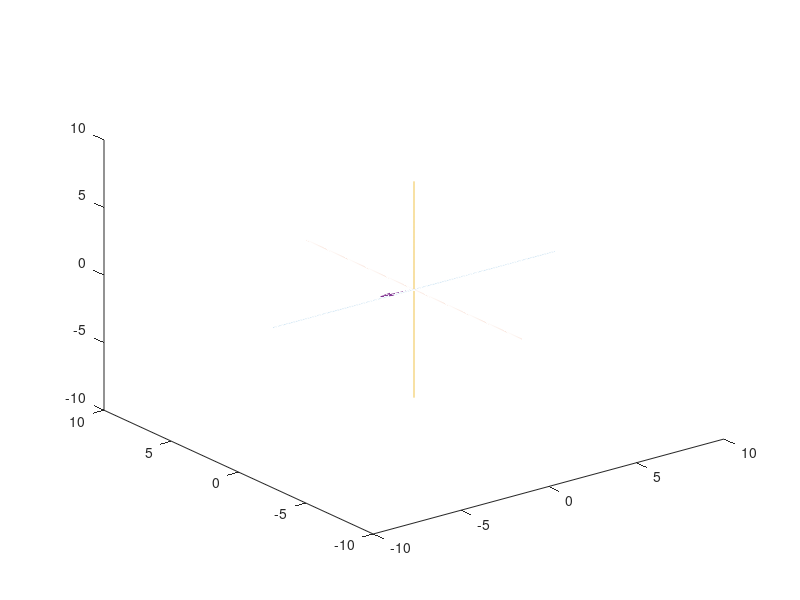

This chart was generated by the following MATLAB code: (Note: this script raises an error after producing the figure.)
clearvars -except m
Data = csvread('LeftArmMotionData.csv', 1,0);

Time = Data(1:end, 1);
Size = length(Time);
%--------------------------------------------------------------------------
%Arm_1 Vector Length
Arm_1 = Data(1:end, 2);

%Arm_2 Vector Length
Arm_2 = Data(1:end, 5);

%Arm_3 Vector Length
Arm_3 = Data(1:end, 8);


%--------------------------------------------------------------------------

%Arm 1------------------------------------------
%Phi Angle Setter
Upper_Arm_Phi = pi/180*Data(1:end, 3);
[UAPmax, Upper_Arm_Phi_max] = max(Upper_Arm_Phi);
[UAPmin, Upper_Arm_Phi_min] = min(Upper_Arm_Phi);

%Theta Angle Setter
Upper_Arm_Theta = pi/180*Data(1:end, 4);
[UATmax, Upper_Arm_Theta_max] = max(Upper_Arm_Theta);
[UATmin, Upper_Arm_Theta_min] = min(Upper_Arm_Theta);

%Arm 2------------------------------------------
%Phi Angle Setter
Forearm_Phi = pi/180*Data(1:end, 6);
[FPmax, Forearm_Phi_max] = max(Forearm_Phi);
[FPmin, Forearm_Phi_min] = min(Forearm_Phi);

%Theta Angle Setter
Forearm_Theta = pi/180*Data(1:end, 7);
[FTmax, Forearm_Theta_max] = max(Forearm_Theta);
[FTmin, Forearm_Theta_min] = min(Forearm_Theta);

%Arm 3------------------------------------------
%Phi Angle Setter
Hand_Phi = pi/180*Data(1:end, 9);
[HPmax, Hand_Phi_max] = max(Forearm_Theta);
[HPmin, Hand_Phi_min] = min(Forearm_Theta);

%Theta Angle Setter
Hand_Theta = pi/180*Data(1:end, 10);
[HTmax, Hand_Theta_max] = max(Forearm_Theta);
[HTmin, Hand_Theta_min] = min(Forearm_Theta);





%--------------------------------------------------------------------------
%Conversion from Spherical to Rectangular Coordinates 
%Arm 1
x_1 = Arm_1.*sin(Upper_Arm_Phi).*cos(Upper_Arm_Theta);
y_1 = Arm_1.*sin(Upper_Arm_Phi).*sin(Upper_Arm_Theta);
z_1 = Arm_1.*cos(Upper_Arm_Phi);

%Arm 2
x_2 = Arm_2.*sin(Forearm_Phi).*cos(Forearm_Theta);
y_2 = Arm_2.*sin(Forearm_Phi).*sin(Forearm_Theta);
z_2 = Arm_2.*cos(Forearm_Phi);

%Arm 3
x_3 = Arm_3.*sin(Hand_Phi).*cos(Hand_Theta);
y_3 = Arm_3.*sin(Hand_Phi).*sin(Hand_Theta);
z_3 = Arm_3.*cos(Hand_Phi);


%--------------------------------------------------------------------------
%Line/Axis Plots 
t1a = -8:.01:8;
t1b = 0*t1a;
t1c = 0*t1a;

t2b = -8:.01:8;
t2a = 0*t2b;
t2c = 0*t2b;

t3c = -8:.01:8;
t3a = 0*t3c;
t3b = 0*t3c;

%--------------------------------------------------------------------------
%Graphing loop
for j = 1:Size
    %Plot Axes
    plot3(t1a, t1b, t1c);
    hold on
    plot3(t2a, t2b, t2c);
    hold on
    plot3(t3a, t3b, t3c);
    hold on
    
    %Coordinate Set
    %Arm 1
    x2_begin_1 = 0;
    y2_begin_1 = 0;
    z2_begin_1 = 0;
    
    x2_1 = x_1(j);
    y2_1 = y_1(j);
    z2_1 = z_1(j);
    
    %Arm_2
    x2_begin_2 = x2_1;
    y2_begin_2 = y2_1;
    z2_begin_2 = z2_1;
    
    x2_2 = x_2(j) + x2_begin_2;
    y2_2 = y_2(j) + y2_begin_2;
    z2_2 = z_2(j) + z2_begin_2;
    
    %Arm_3
    x2_begin_3 = x2_2;
    y2_begin_3 = y2_2;
    z2_begin_3 = z2_2;
    
    x2_3 = x_3(j) + x2_begin_3;
    y2_3 = y_3(j) + y2_begin_3;
    z2_3 = z_3(j) + z2_begin_3;
    
    %Arm_1
    q_1 = quiver3([x2_begin_1],[y2_begin_1],[z2_begin_1],[x2_1],[y2_1],[z2_1]);
    switch(j)
        case Upper_Arm_Phi_max
            q_1.Color = 'blue';
        case Upper_Arm_Phi_min
            q_1.Color = 'red';
        case Upper_Arm_Theta_max
            q_1.Color = 'green';
        case Upper_Arm_Theta_min
            q_1.Color = 'm';
        otherwise
            q_1.Color = 'black';
    end
    q_1.LineWidth = 10;
    q_1.Marker = 'h';
    q_1.MarkerSize = 20;
    q_1.MarkerFaceColor = 'blue';
    q_1.MarkerEdgeColor = 'blue';
    q_1.ShowArrowHead = 'off';
    q_1.AlignVertexCenters = 'on';
    hold on
    
    %Arm_2
    q_2 = quiver3([x2_begin_2],[y2_begin_2],[z2_begin_2],[x2_2],[y2_2],[z2_2]);
    switch(j)
        case Forearm_Phi_max
            q_2.Color = 'blue';
        case Forearm_Phi_min
            q_2.Color = 'red';
        case Forearm_Theta_max
            q_2.Color = 'green';
        case Forearm_Theta_min
            q_2.Color = 'm';
        otherwise
            q_2.Color = 'black';
    end
    q_2.LineWidth = 10;
    q_2.Marker = 'h';
    q_2.MarkerSize = 20;
    q_2.MarkerFaceColor = 'blue';
    q_2.MarkerEdgeColor = 'blue';
    q_2.ShowArrowHead = 'off';
    q_2.AlignVertexCenters = 'on';
    hold on
    
    %Arm_3
    q_3 = quiver3([x2_begin_3],[y2_begin_3],[z2_begin_3],[x2_3],[y2_3],[z2_3]);
    switch(j)
        case Hand_Phi_max
            q_3.Color = 'blue';
        case Hand_Phi_min
            q_3.Color = 'red';
        case Hand_Theta_max
            q_3.Color = 'green';
        case Hand_Theta_min
            q_3.Color = 'm';
        otherwise 
            q_3.Color = 'black';
    end
    q_3.LineWidth = 10;
    q_3.Marker = 'h';
    q_3.MarkerSize = 20;
    q_3.MarkerFaceColor = 'blue';
    q_3.MarkerEdgeColor = 'blue';
    q_3.ShowArrowHead = 'on';
    q_3.AlignVertexCenters = 'on';
    hold on
    
    axis([-5 5 -5 5 -5 5])
    drawnow
    pause(.005)
    hold off
end

%Table Var Names - for min and max export
Upper_Arm_Phi = [UAPmax; Upper_Arm_Phi_max; UAPmin; Upper_Arm_Phi_min];
Upper_Arm_Theta = [UATmax; Upper_Arm_Theta_max; UATmin; Upper_Arm_Theta_min];
Forearm_Phi = [FPmax;Forearm_Phi_max;FPmin; Forearm_Phi_min];
Forearm_Theta = [FTmax;Forearm_Theta_max; FTmin; Forearm_Theta_min];
Hand_Phi = [HPmax; Hand_Phi_max; HPmin; Hand_Phi_min];
Hand_Theta = [HTmax; Hand_Theta_max; HTmin; Hand_Theta_min];

RowNames = {'Max'; 'Time Index # at which Max occurred'; 'Min'; 'Time Index # at which Min occurred'};


%Make and export CSV file with Min and Max values
T = table(Upper_Arm_Phi, Upper_Arm_Theta, Forearm_Phi, Forearm_Theta, Hand_Phi, Hand_Theta, 'RowNames', RowNames);
writetable(T, 'ArmMotion_Min_Max_Data.csv', 'WriteRowNames', true);

%Type out CSV file in Command Window
type 'ArmMotion_Min_Max_Data.csv'
clearvars -except m
